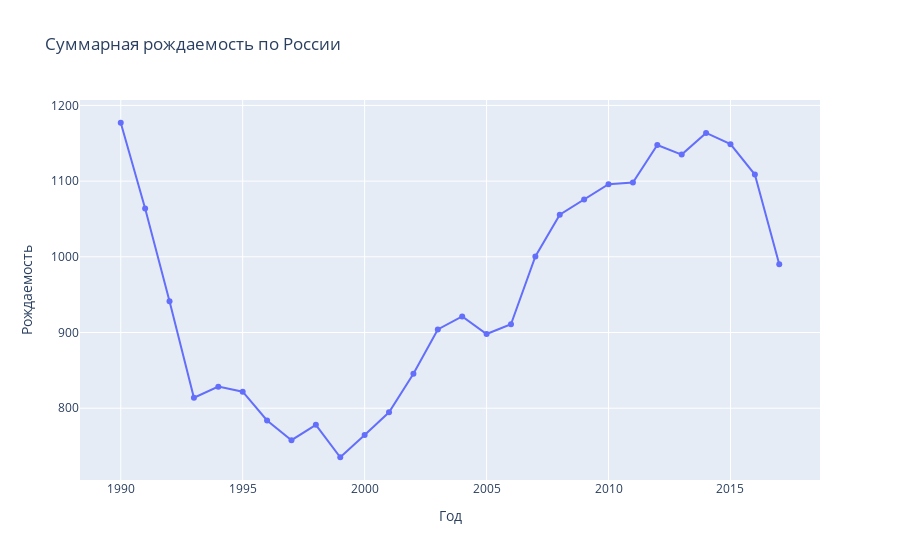

The cell this chart's notebook holds for it:
### Code cell
import plotly.express as px
import plotly.graph_objects as go


def plot(data, dots: bool = False, title: str = ""):
    fig = go.Figure()
    fig.add_trace(go.Scatter(x = data["year"], y = data["birth_rate"], mode='lines+markers'))
    fig.update_layout(
        title="Суммарная рождаемость по России" + title,
        yaxis_title="Рождаемость",
        xaxis_title="Год"
    )

    if dots:
        fig.add_trace(go.Scatter(x = data["year"], y = data["orig_birth_rate"], mode='markers'))
    
    # fig = px.scatter(data,
    #              x="year",
    #              y="birth_rate",
    # Tendency of graph ->
    #              # trendline="lowess",
    #              # trendline_color_override='black',
    #              # trendline_scope='overall',
    #             )
    return fig

plot(df_2).show()

### Figure 1 — Plotly figure (JSON) as saved in the notebook; plotly's stock layout.template omitted (floating-point values rounded to 4 significant figures)
{"data": [{"mode": "lines+markers", "type": "scatter", "x": [1990, 1991, 1992, 1993, 1994, 1995, 1996, 1997, 1998, 1999, 2000, 2001, 2002, 2003, 2004, 2005, 2006, 2007, 2008, 2009, 2010, 2011, 2012, 2013, 2014, 2015, 2016, 2017], "y": [1177.0, 1064.0, 941.3, 813.8, 828.5, 821.8, 783.8, 757.7, 778, 735.2, 764.5, 794.6, 845.5, 904.1, 921.3, 898, 910.9, 1000.0, 1056.0, 1076.0, 1096.0, 1098.0, 1148.0, 1135, 1164.0, 1149.0, 1109.0, 990.1]}], "layout": {"autosize": true, "title": {"text": "Суммарная рождаемость по России"}, "xaxis": {"autorange": true, "range": [1988.0, 2019.0], "title": {"text": "Год"}, "type": "linear"}, "yaxis": {"autorange": true, "range": [698.7, 1214.0], "title": {"text": "Рождаемость"}, "type": "linear"}}}
